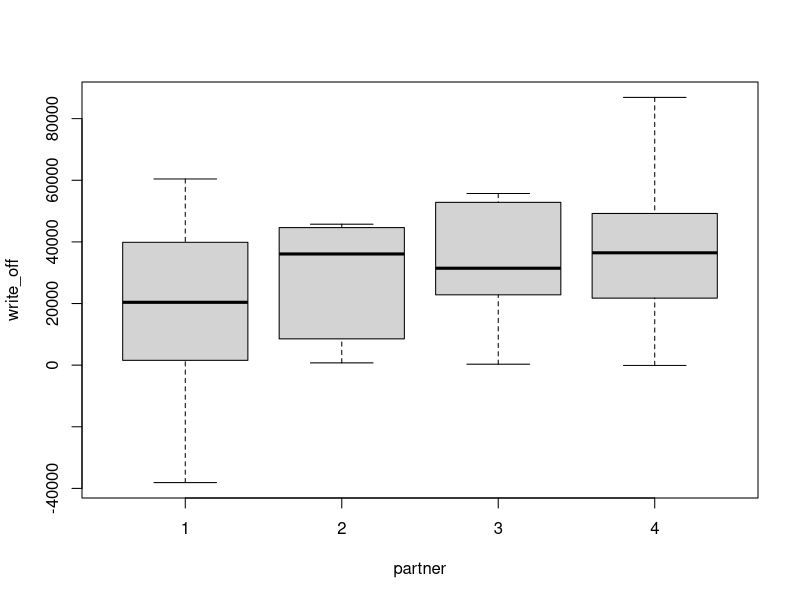

Write the R code that produced this figure. (Note: this script raises an error after producing the figure.)

#--------------------------------------------------------------------------------------------
#
# Random effects ANOVA
#
# Glen Livingston Jr
# Date: 25/03/2020
#
#--------------------------------------------------------------------------------------------

#--------------------------------------------------------------------------------------------
# Creating Data for Random Effects Model 
#--------------------------------------------------------------------------------------------

rm(list=ls())

# Bean Counters 

#set.seed(200)

n_partners = 4
n_clients = 10

med = lar = round(n_clients/7)
sma = n_clients - med - lar 
med2 = sma2 = round(n_clients/3)
lar2 = n_clients - med2 - sma2
med3 = sma3 = round(n_clients/7)
lar3 = n_clients - med3 - sma3


partner = factor(rep(1:n_partners,each = n_clients))
size = c(
  c(rep("small",sma),  rep("medium", med),  rep("large", lar )),
  rep(c(rep("small",sma2), rep("medium", med2), rep("large", lar2)), n_partners-2),
  c(rep("small",sma3), rep("medium", med3), rep("large", lar3))
)

dat = data.frame(partner = partner, size = size)


sigma2 = 18000^2
alpha_size = c(4000, 20000, 40000)

# Invoice sizes - 20K , 150K, 600K 
write_off = NULL
per_error = NULL


for (i in 1:(n_partners*n_clients)){
  write_off[i] = alpha_size[dat$size[i] == c("small","medium","large")] + rnorm(1,0,sqrt(sigma2))
  
}

dat$write_off = round(write_off)

plot(write_off~partner,data=dat)
plot(write_off~size,data=dat)


fit_1 = lmer(write_off~(1|partner) + size,data=dat, REML = TRUE)
summary(fit_1)
anova(fit_1) 
rand(fit_1)

fit_1 = lmer((write_off)~(1|partner),data=dat, REML = TRUE)
summary(fit_1)
anova(fit_1) 
rand(fit_1)


#write.csv(x = dat,file = "Lab 06 - Accounting.csv", row.names = F)

